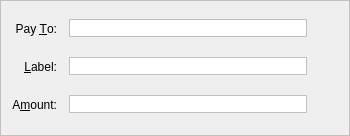
<?xml version="1.0" encoding="UTF-8"?>
<ui version="4.0">
 <class>SendCoinsEntry</class>
 <widget class="QFrame" name="SendCoinsEntry">
  <property name="geometry">
   <rect>
    <x>0</x>
    <y>0</y>
    <width>350</width>
    <height>136</height>
   </rect>
  </property>
  <property name="windowTitle">
   <string>Form</string>
  </property>
  <property name="styleSheet">
   <string notr="true">border: 1px solid #c4c1bd;</string>
  </property>
  <property name="frameShape">
   <enum>QFrame::StyledPanel</enum>
  </property>
  <property name="frameShadow">
   <enum>QFrame::Sunken</enum>
  </property>
  <layout class="QGridLayout" name="gridLayout">
   <property name="spacing">
    <number>12</number>
   </property>
   <item row="3" column="0">
    <widget class="QLabel" name="label_2">
     <property name="styleSheet">
      <string notr="true">border: 0;</string>
     </property>
     <property name="text">
      <string>Pay &amp;To:</string>
     </property>
     <property name="alignment">
      <set>Qt::AlignRight|Qt::AlignTrailing|Qt::AlignVCenter</set>
     </property>
     <property name="buddy">
      <cstring>payTo</cstring>
     </property>
    </widget>
   </item>
   <item row="8" column="0">
    <widget class="QLabel" name="label">
     <property name="styleSheet">
      <string notr="true">border: 0;</string>
     </property>
     <property name="text">
      <string>A&amp;mount:</string>
     </property>
     <property name="alignment">
      <set>Qt::AlignRight|Qt::AlignTrailing|Qt::AlignVCenter</set>
     </property>
     <property name="buddy">
      <cstring>payAmount</cstring>
     </property>
    </widget>
   </item>
   <item row="5" column="0">
    <widget class="QLabel" name="label_4">
     <property name="styleSheet">
      <string notr="true">border: 0;</string>
     </property>
     <property name="text">
      <string>&amp;Label:</string>
     </property>
     <property name="alignment">
      <set>Qt::AlignRight|Qt::AlignTrailing|Qt::AlignVCenter</set>
     </property>
     <property name="buddy">
      <cstring>addAsLabel</cstring>
     </property>
    </widget>
   </item>
   <item row="5" column="1">
    <layout class="QHBoxLayout" name="horizontalLayout_2">
     <item>
      <widget class="QValidatedLineEdit" name="addAsLabel">
       <property name="toolTip">
        <string>Enter a label for this address to add it to your address book</string>
       </property>
      </widget>
     </item>
     <item>
      <widget class="QToolButton" name="addressBookButton">
       <property name="toolTip">
        <string>Choose address from address book</string>
       </property>
       <property name="styleSheet">
        <string notr="true">border: none;</string>
       </property>
       <property name="text">
        <string/>
       </property>
       <property name="icon">
        <iconset resource="../bitcoin.qrc">
         <normaloff>:/icons/block</normaloff>:/icons/block</iconset>
       </property>
       <property name="shortcut">
        <string>Alt+A</string>
       </property>
      </widget>
     </item>
    </layout>
   </item>
   <item row="8" column="1">
    <layout class="QHBoxLayout" name="horizontalLayout">
     <item>
      <widget class="BitcoinAmountField" name="payAmount">
       <property name="styleSheet">
        <string notr="true"/>
       </property>
      </widget>
     </item>
     <item>
      <widget class="QToolButton" name="deleteButton">
       <property name="toolTip">
        <string>Remove this recipient</string>
       </property>
       <property name="styleSheet">
        <string notr="true">border: none;</string>
       </property>
       <property name="text">
        <string/>
       </property>
       <property name="icon">
        <iconset resource="../bitcoin.qrc">
         <normaloff>:/icons/remove</normaloff>:/icons/remove</iconset>
       </property>
      </widget>
     </item>
    </layout>
   </item>
   <item row="3" column="1">
    <layout class="QHBoxLayout" name="payToLayout">
     <item>
      <widget class="QValidatedLineEdit" name="payTo">
       <property name="toolTip">
        <string>The address to send the payment to (e.g. Koalakash_Address_Here_QsAqFckyf9pRHN)</string>
       </property>
       <property name="maxLength">
        <number>80</number>
       </property>
      </widget>
     </item>
     <item>
      <widget class="QToolButton" name="pasteButton">
       <property name="toolTip">
        <string>Paste address from clipboard</string>
       </property>
       <property name="styleSheet">
        <string notr="true">border: none;</string>
       </property>
       <property name="text">
        <string/>
       </property>
       <property name="icon">
        <iconset resource="../bitcoin.qrc">
         <normaloff>:/icons/editpaste</normaloff>:/icons/editpaste</iconset>
       </property>
       <property name="shortcut">
        <string>Alt+P</string>
       </property>
      </widget>
     </item>
    </layout>
   </item>
  </layout>
 </widget>
 <customwidgets>
  <customwidget>
   <class>QValidatedLineEdit</class>
   <extends>QLineEdit</extends>
   <header>qvalidatedlineedit.h</header>
  </customwidget>
  <customwidget>
   <class>BitcoinAmountField</class>
   <extends>QLineEdit</extends>
   <header>bitcoinamountfield.h</header>
   <container>1</container>
  </customwidget>
 </customwidgets>
 <resources>
  <include location="../bitcoin.qrc"/>
 </resources>
 <connections/>
</ui>
